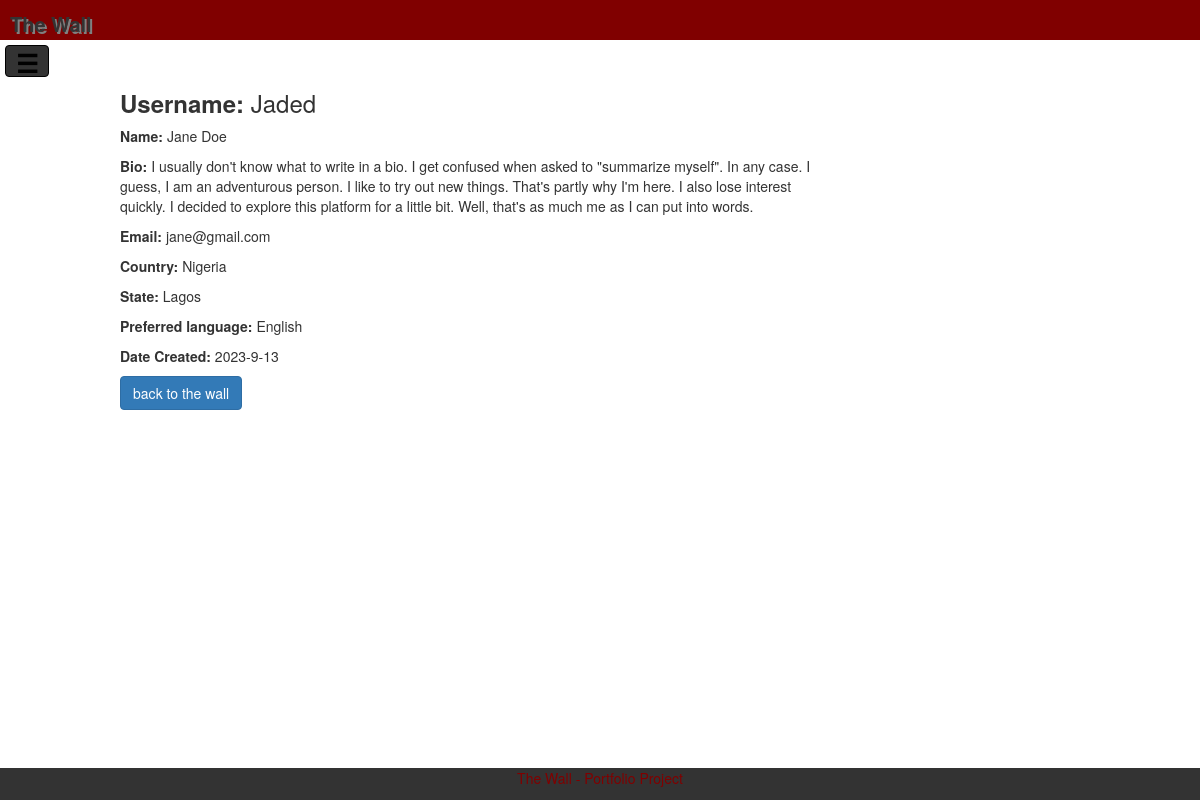
The page /profile/Jaded (signed in) on the database its author committed.
### wall/models.py (models this page shows, shortened)
class User(db.Model, UserMixin):
    id = db.Column(db.Integer, primary_key=True)
    fname = db.Column(db.String(25), nullable=False)
    lname = db.Column(db.String(25), nullable=False)
    username = db.Column(db.String(20), nullable=False)
    email = db.Column(db.String(100), nullable=False)
    password = db.Column(db.String(100), nullable=False)
    bio = db.Column(db.Text, nullable=True)
    country = db.Column(db.String(45), nullable=True)
    state = db.Column(db.String(45), nullable=True)
    pref_lang = db.Column(db.String(20), nullable=True)
    created_at = db.Column(db.DateTime, default=datetime.utcnow)
    posts = db.relationship("Post", backref="user", lazy=True,
                            cascade="all, delete-orphan")

### wall/routes.py (the view)
@app.route('/profile/', strict_slashes=False)
@app.route('/profile/<username>', strict_slashes=False)
@login_required
def profile(username=None):
    if username:
        with app.app_context():
            user = User.query.filter_by(username=username).first()
        db.session.close()
        if user:
            return render_template("profile.html", user=user)
        else:
            return "This user does not exist"
    else:
        return render_template("profile.html", user=current_user)

### wall/models.py (called while the page is built)
@login_manager.user_loader
def load_user(user_id):
    return User.query.get(int(user_id))

### wall/templates/profile.html (shortened to what this page needs)
{% extends 'layout.html' %}
{% block link %}
	<link rel="stylesheet" href="https://maxcdn.bootstrapcdn.com/bootstrap/3.4.1/css/bootstrap.min.css">
{% endblock link %}
{% block main %}
	<div class="content-section">
		<h3><b>Username:</b> {{ user.username }}</h3>
		<p><b>Name:</b> {{ user.fname }} {{ user.lname }}</p>
		<p><b>Bio:</b> {{ user.bio }}</p>
		<p><b>Email:</b> {{ user.email }}</p>
		<p><b>Country:</b> {{ user.country }}</p>
		<p><b>State:</b> {{ user.state }}</p>
		<p><b>Preferred language:</b> {{ user.pref_lang }}</p>
		<p><b>Date Created:</b> {{ user.created_at.year }}-{{ user.created_at.month }}-{{ user.created_at.day }}</p>
		{% if current_user.username == user.username %}
			<a class="btn btn-primary" href="{{ url_for('updateprofile') }}">Edit profile</a>
			<button type="button" class="btn btn-danger" data-toggle="modal" data-target="#deleteModal">
				Delete profile
			</button>
			<div class="modal fade" id="deleteModal" tabindex="-1" role="dialog" aria-labelledby="deleteModalLabel" aria-hidden="true">
	 	 		<div class="modal-dialog" role="document">
    				<div class="modal-content">
      					<div class="modal-header">
        					<h5 class="modal-title" id="deleteModalLabel">This will permanently delete your profile</h5>
        					<button type="button" class="close" data-dismiss="modal" aria-label="Close">
          						<span aria-hidden="true">&times;</span>
        					</button>
      					</div>
      					<div class="modal-body">
        					Are your sure?
      					</div>
      					<div class="modal-footer">
							<form>
        						<button type="button" class="btn btn-secondary" data-dismiss="modal">Cancel</button>
							</form>
							<form action="{{ url_for('deleteprofile', user_id=user.id) }}" method="POST">
        						<button type="submit" class="btn btn-danger">Confirm</button>
							</form>
      					</div>
    				</div>
  				</div>
			</div>
		{% else %}
			<a class="btn btn-primary" href="{{ url_for('wall') }}">back to the wall</a>
		{% endif %}
	</div>
{% endblock main %}

### wall/static/styles/main.css (style rules this page uses)
body { background-color: white; padding: 0px; margin: 0px; font-family: arial, helvetica, sans-serif; }
div.content-section { width: 60%; margin-top: 50px; margin-left: 10%; }
.btn { color: white; background-color: black; font-weight: bold; padding: 5px 10px; }

### rows shown on the page
User: username "Jaded", fname "Jane", lname "Doe", bio "I usually don't know what to write in a bio. I get confused when asked to \"summarize myself\". In any case. I guess, I am an adventurous person. I like to try out new things. That's partly why I'm here. I also lose interest quickly. I decided to explore this platform for a little bit. Well, that's as much me as I can put into words.", email "jane@gmail.com", country "Nigeria", state "Lagos", pref_lang "English", created_at.year "2023", created_at.month "9", created_at.day "13"
